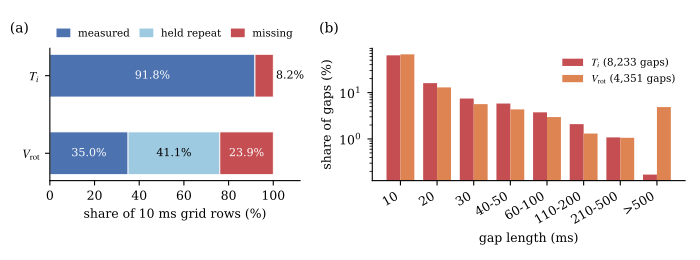

The Python source for this figure:
"""Figure 1: CES missingness on the KSTAR 10 ms grid, computed from the 641 discharge files.

(a) share of grid rows per target: measured (independent), held (bit-identical repeat of
the previous observation), missing.  (b) distribution of gap lengths: runs of consecutive
rows without a value, inside contiguous segments (breaks at time steps >= 0.5 s).
Run from the repo root:  py docs/paper/ppcf/fig_missing.py
"""
import json
from pathlib import Path

import matplotlib
matplotlib.use("Agg")
import matplotlib.pyplot as plt
import numpy as np
import pandas as pd

ROOT = Path(__file__).resolve().parents[3]
HERE = Path(__file__).resolve().parent
GAP = 0.5
TARGETS = (("CES_TI", r"$T_i$"), ("CES_VT", r"$V_\mathrm{rot}$"))


def runs(mask, seg):
    """Lengths of runs of True inside each segment."""
    out = []
    n = 0
    for i in range(len(mask)):
        if i > 0 and seg[i] != seg[i - 1]:
            if n:
                out.append(n)
            n = 0
        if mask[i]:
            n += 1
        elif n:
            out.append(n)
            n = 0
    if n:
        out.append(n)
    return out


def main():
    files = sorted((ROOT / "data").glob("*.csv"))
    if len(files) != 641:
        raise SystemExit(f"FATAL: expected 641 CSV files, found {len(files)}")
    tot = 0
    cnt = {c: {"missing": 0, "held": 0, "observed": 0} for c, _ in TARGETS}
    gaps = {c: [] for c, _ in TARGETS}
    for f in files:
        df = pd.read_csv(f, usecols=["time", "CES_TI", "CES_VT"])
        t = df["time"].to_numpy(float)
        seg = np.concatenate(([0], np.cumsum(~(np.diff(t) < GAP)))) if len(t) > 1 else np.zeros(len(t), int)
        tot += len(t)
        for c, _ in TARGETS:
            v = df[c].to_numpy(float)
            miss = np.isnan(v)
            obs = np.flatnonzero(~miss)
            held = np.zeros(len(v), bool)
            if len(obs) > 1:
                same = (v[obs[1:]] == v[obs[:-1]]) & (seg[obs[1:]] == seg[obs[:-1]])
                held[obs[1:][same]] = True
            cnt[c]["missing"] += int(miss.sum())
            cnt[c]["held"] += int(held.sum())
            cnt[c]["observed"] += int((~miss).sum())
            gaps[c] += runs(miss, seg)
    res = {"n_files": len(files), "n_rows": tot}
    for c, _ in TARGETS:
        m, h, o = cnt[c]["missing"], cnt[c]["held"], cnt[c]["observed"]
        g = np.array(gaps[c])
        res[c] = {"missing_pct": 100 * m / tot, "held_pct_of_grid": 100 * h / tot,
                  "held_pct_of_observed": 100 * h / o, "independent_pct": 100 * (o - h) / tot,
                  "no_independent_pct": 100 * (m + h) / tot, "n_gaps": int(len(g)),
                  "gap_median_ms": float(np.median(g) * 10), "gap_single_row_share": float((g == 1).mean()),
                  "gap_le_50ms_share": float((g <= 5).mean()), "gap_max_ms": float(g.max() * 10)}
    (HERE / "fig_missing.json").write_text(json.dumps(res, indent=1), encoding="utf-8")
    print(json.dumps(res, indent=1))

    plt.rcParams.update({"font.family": "serif", "font.size": 9, "mathtext.fontset": "stix",
                         "axes.spines.top": False, "axes.spines.right": False})
    fig, (a, b) = plt.subplots(1, 2, figsize=(7.0, 2.6), gridspec_kw={"width_ratios": [1.0, 1.25]})
    col = {"independent": "#4c72b0", "held": "#9ecae1", "missing": "#c44e52"}
    for i, (c, lab) in enumerate(TARGETS):
        r = res[c]
        left = 0.0
        for key, val in (("independent", r["independent_pct"]), ("held", r["held_pct_of_grid"]),
                         ("missing", r["missing_pct"])):
            a.barh(i, val, left=left, color=col[key], height=0.55, edgecolor="white", linewidth=0.6)
            if val >= 12:
                a.text(left + val / 2, i, f"{val:.1f}%", ha="center", va="center", fontsize=8,
                       color="white" if key != "held" else "black")
            elif val >= 4:
                a.text(left + val + 1.2, i, f"{val:.1f}%", ha="left", va="center", fontsize=8)
            left += val
    a.set_yticks([0, 1])
    a.set_yticklabels([lab for _, lab in TARGETS])
    a.invert_yaxis()
    a.set_xlim(0, 112)
    a.set_xticks([0, 20, 40, 60, 80, 100])
    a.set_xlabel("share of 10 ms grid rows (%)")
    hnd = [plt.Rectangle((0, 0), 1, 1, color=col[k]) for k in ("independent", "held", "missing")]
    a.legend(hnd, ["measured", "held repeat", "missing"], ncol=3, frameon=False, fontsize=7.5,
             loc="lower center", bbox_to_anchor=(0.5, 1.0), handlelength=1.2, columnspacing=1.0)
    a.text(-0.16, 1.12, "(a)", transform=a.transAxes, fontsize=10)

    edges = np.array([1, 2, 3, 4, 6, 11, 21, 51, 10 ** 6])
    labels = ["10", "20", "30", "40-50", "60-100", "110-200", "210-500", ">500"]
    w = 0.38
    for i, (c, lab) in enumerate(TARGETS):
        g = np.array(gaps[c])
        h = np.array([((g >= edges[j]) & (g < edges[j + 1])).sum() for j in range(len(labels))])
        b.bar(np.arange(len(labels)) + (i - 0.5) * w, 100 * h / h.sum(), w,
              color=("#c44e52", "#dd8452")[i], label=f"{lab} ({len(g):,} gaps)")
    b.set_xticks(np.arange(len(labels)))
    b.set_xticklabels(labels, rotation=30, ha="right")
    b.set_xlabel("gap length (ms)")
    b.set_ylabel("share of gaps (%)")
    b.set_yscale("log")
    b.legend(frameon=False, fontsize=7.5)
    b.text(-0.17, 1.12, "(b)", transform=b.transAxes, fontsize=10)
    fig.tight_layout()
    fig.savefig(HERE / "fig_missing.pdf")
    fig.savefig(HERE / "fig_missing_preview.png", dpi=170)


if __name__ == "__main__":
    main()
